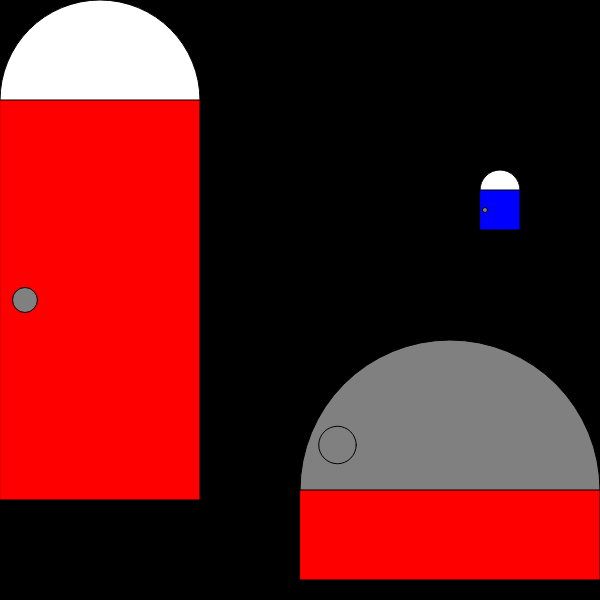
Frame 1 (no input)
Frame 60 (no input): identical to frame 1, image omitted
Frame 120 (the mouse pressed at the canvas centre since frame 60): identical to frame 1, image omitted

The p5.js sketch that drew this single still picture (run headless with seeded random() and noise() and a simulated clock; from frame 60 on, the mouse is pressed at the canvas centre):

// p5.js sketch
// ── sketch.js
function setup() {
    createCanvas(600, 600);
}

function draw() {
    background(0);
    //drawDoor(x, y, w, h, tColor, bColor)
    drawDoor(480, 230, 40, 60, "white", "blue");
    drawDoor(0, 500, 200, 500, "white", "red");
    drawDoor(300,400, 300, 60, "gray", "red");
}

// ── drawDoor.js
function drawDoor(x, y, w, h, tColor, bColor){

    //Draw Circle
    fill(tColor);
    arc(x+(1/2*w),y-(h-(1/2*w)),w,w,PI, 0, OPEN);

    //Draw Rectangle
    fill(bColor);
    rect(x,y-(h-(1/2*w)),w,h-(1/2*w));

    //Draw Circle =]!! Additional feature
    fill("gray");
    ellipse(x+(1/8*w),(y-h)+1/2*w+1/2*(h-(1/2*w)),1/8*w,1/8*w);
}
